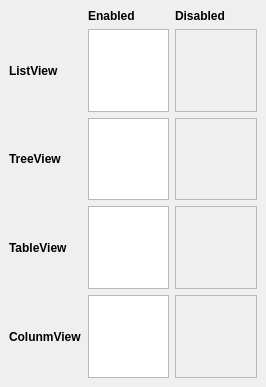
<?xml version="1.0" encoding="UTF-8"?>
<ui version="4.0">
 <class>DockWidget</class>
 <widget class="QDockWidget" name="DockWidget">
  <property name="geometry">
   <rect>
    <x>0</x>
    <y>0</y>
    <width>266</width>
    <height>387</height>
   </rect>
  </property>
  <property name="windowTitle">
   <string>Views</string>
  </property>
  <widget class="QWidget" name="dockWidgetContents">
   <layout class="QGridLayout" name="gridLayout">
    <item row="0" column="1">
     <widget class="QLabel" name="label_70">
      <property name="font">
       <font>
        <weight>75</weight>
        <bold>true</bold>
       </font>
      </property>
      <property name="text">
       <string>Enabled</string>
      </property>
     </widget>
    </item>
    <item row="0" column="2">
     <widget class="QLabel" name="label_80">
      <property name="font">
       <font>
        <weight>75</weight>
        <bold>true</bold>
       </font>
      </property>
      <property name="text">
       <string>Disabled</string>
      </property>
     </widget>
    </item>
    <item row="1" column="0">
     <widget class="QLabel" name="label_27">
      <property name="font">
       <font>
        <weight>75</weight>
        <bold>true</bold>
       </font>
      </property>
      <property name="text">
       <string>ListView</string>
      </property>
     </widget>
    </item>
    <item row="1" column="1">
     <widget class="QListView" name="listView"/>
    </item>
    <item row="1" column="2">
     <widget class="QListView" name="listViewDis">
      <property name="enabled">
       <bool>false</bool>
      </property>
     </widget>
    </item>
    <item row="2" column="0">
     <widget class="QLabel" name="label_59">
      <property name="font">
       <font>
        <weight>75</weight>
        <bold>true</bold>
       </font>
      </property>
      <property name="text">
       <string>TreeView</string>
      </property>
     </widget>
    </item>
    <item row="2" column="1">
     <widget class="QTreeView" name="treeView"/>
    </item>
    <item row="2" column="2">
     <widget class="QTreeView" name="treeViewDis">
      <property name="enabled">
       <bool>false</bool>
      </property>
     </widget>
    </item>
    <item row="3" column="0">
     <widget class="QLabel" name="label_60">
      <property name="font">
       <font>
        <weight>75</weight>
        <bold>true</bold>
       </font>
      </property>
      <property name="text">
       <string>TableView</string>
      </property>
     </widget>
    </item>
    <item row="3" column="1">
     <widget class="QTableView" name="tableView"/>
    </item>
    <item row="3" column="2">
     <widget class="QTableView" name="tableViewDis">
      <property name="enabled">
       <bool>false</bool>
      </property>
     </widget>
    </item>
    <item row="4" column="0">
     <widget class="QLabel" name="label_61">
      <property name="font">
       <font>
        <weight>75</weight>
        <bold>true</bold>
       </font>
      </property>
      <property name="text">
       <string>ColunmView</string>
      </property>
     </widget>
    </item>
    <item row="4" column="1">
     <widget class="QColumnView" name="columnView"/>
    </item>
    <item row="4" column="2">
     <widget class="QColumnView" name="columnViewDis">
      <property name="enabled">
       <bool>false</bool>
      </property>
     </widget>
    </item>
   </layout>
  </widget>
 </widget>
 <resources/>
 <connections/>
</ui>
